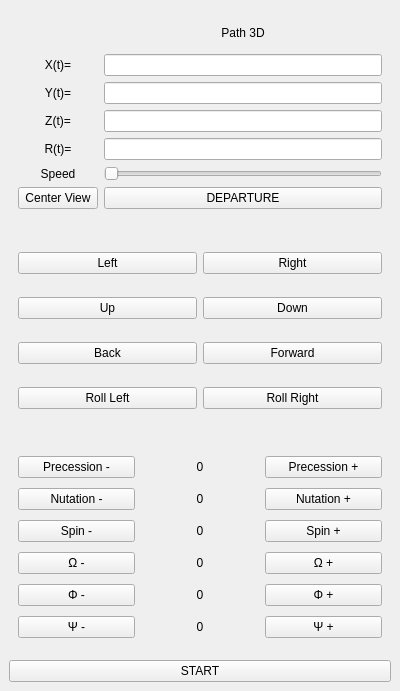
  <widget class="QDockWidget" name="dock3D">
   <property name="minimumSize">
    <size>
     <width>400</width>
     <height>691</height>
    </size>
   </property>
   <property name="maximumSize">
    <size>
     <width>400</width>
     <height>524287</height>
    </size>
   </property>
   <property name="windowTitle">
    <string>3D VIEW</string>
   </property>
   <attribute name="dockWidgetArea">
    <number>4</number>
   </attribute>
   <widget class="QWidget" name="dockWidgetContents">
    <layout class="QVBoxLayout" name="verticalLayout_17">
     <item>
      <widget class="QWidget" name="panelPath3D" native="true">
       <layout class="QGridLayout" name="gridLayout_5">
        <item row="1" column="0">
         <widget class="QLabel" name="lblX_P3D">
          <property name="text">
           <string>X(t)=</string>
          </property>
          <property name="alignment">
           <set>Qt::AlignmentFlag::AlignCenter</set>
          </property>
         </widget>
        </item>
        <item row="3" column="1">
         <widget class="QLineEdit" name="lineZ_P3D" />
        </item>
        <item row="2" column="0">
         <widget class="QLabel" name="lblY_P3D">
          <property name="text">
           <string>Y(t)=</string>
          </property>
          <property name="alignment">
           <set>Qt::AlignmentFlag::AlignCenter</set>
          </property>
         </widget>
        </item>
        <item row="1" column="1">
         <widget class="QLineEdit" name="lineX_P3D" />
        </item>
        <item row="0" column="1">
         <widget class="QLabel" name="label3D">
          <property name="maximumSize">
           <size>
            <width>16777215</width>
            <height>30</height>
           </size>
          </property>
          <property name="text">
           <string>Path 3D</string>
          </property>
          <property name="alignment">
           <set>Qt::AlignmentFlag::AlignCenter</set>
          </property>
         </widget>
        </item>
        <item row="7" column="1">
         <widget class="QPushButton" name="btnDeparture3D">
          <property name="text">
           <string>DEPARTURE</string>
          </property>
         </widget>
        </item>
        <item row="4" column="0">
         <widget class="QLabel" name="lblR_P3D">
          <property name="text">
           <string>R(t)=</string>
          </property>
          <property name="alignment">
           <set>Qt::AlignmentFlag::AlignCenter</set>
          </property>
         </widget>
        </item>
        <item row="3" column="0">
         <widget class="QLabel" name="lblZ_P3D">
          <property name="text">
           <string>Z(t)=</string>
          </property>
          <property name="alignment">
           <set>Qt::AlignmentFlag::AlignCenter</set>
          </property>
         </widget>
        </item>
        <item row="4" column="1">
         <widget class="QLineEdit" name="lineR_P3D" />
        </item>
        <item row="7" column="0">
         <widget class="QPushButton" name="pushView3D">
          <property name="text">
           <string>Center View</string>
          </property>
         </widget>
        </item>
        <item row="2" column="1">
         <widget class="QLineEdit" name="lineY_P3D" />
        </item>
        <item row="5" column="0">
         <widget class="QLabel" name="lblSpeed3D">
          <property name="text">
           <string>Speed</string>
          </property>
          <property name="alignment">
           <set>Qt::AlignmentFlag::AlignCenter</set>
          </property>
         </widget>
        </item>
        <item row="5" column="1">
         <widget class="QSlider" name="speed3DSlider">
          <property name="orientation">
           <enum>Qt::Orientation::Horizontal</enum>
          </property>
         </widget>
        </item>
       </layout>
      </widget>
     </item>
     <item>
      <widget class="QWidget" name="panelNav3D_3" native="true">
       <property name="sizePolicy">
        <sizepolicy hsizetype="Preferred" vsizetype="Preferred">
         <horstretch>0</horstretch>
         <verstretch>0</verstretch>
        </sizepolicy>
       </property>
       <property name="minimumSize">
        <size>
         <width>0</width>
         <height>0</height>
        </size>
       </property>
       <layout class="QGridLayout" name="gridLayout_6">
        <item row="7" column="0">
         <widget class="QPushButton" name="btnRollLeft">
          <property name="text">
           <string>Roll Left</string>
          </property>
         </widget>
        </item>
        <item row="3" column="0">
         <widget class="QPushButton" name="btnUp">
          <property name="text">
           <string>Up</string>
          </property>
         </widget>
        </item>
        <item row="1" column="0">
         <widget class="QPushButton" name="btnLeft">
          <property name="text">
           <string>Left</string>
          </property>
         </widget>
        </item>
        <item row="5" column="1">
         <widget class="QPushButton" name="btnForward">
          <property name="text">
           <string>Forward</string>
          </property>
         </widget>
        </item>
        <item row="1" column="1">
         <widget class="QPushButton" name="btnRight">
          <property name="text">
           <string>Right</string>
          </property>
         </widget>
        </item>
        <item row="7" column="1">
         <widget class="QPushButton" name="btnRollRight">
          <property name="text">
           <string>Roll Right</string>
          </property>
         </widget>
        </item>
        <item row="3" column="1">
         <widget class="QPushButton" name="btnDown">
          <property name="text">
           <string>Down</string>
          </property>
         </widget>
        </item>
        <item row="5" column="0">
         <widget class="QPushButton" name="btnBackward">
          <property name="text">
           <string>Back</string>
          </property>
         </widget>
        </item>
       </layout>
      </widget>
     </item>
     <item>
      <widget class="QWidget" name="widget" native="true">
       <property name="sizePolicy">
        <sizepolicy hsizetype="Preferred" vsizetype="Preferred">
         <horstretch>0</horstretch>
         <verstretch>0</verstretch>
        </sizepolicy>
       </property>
       <layout class="QGridLayout" name="gridLayout_2">
        <item row="4" column="0">
         <widget class="QPushButton" name="btnOmegaMinus">
          <property name="text">
           <string>Ω -</string>
          </property>
         </widget>
        </item>
        <item row="6" column="1">
         <widget class="QLabel" name="lblPsiVal">
          <property name="text">
           <string>0</string>
          </property>
          <property name="alignment">
           <set>Qt::AlignmentFlag::AlignCenter</set>
          </property>
         </widget>
        </item>
        <item row="3" column="2">
         <widget class="QPushButton" name="btnSpinPlus">
          <property name="text">
           <string>Spin +</string>
          </property>
         </widget>
        </item>
        <item row="6" column="2">
         <widget class="QPushButton" name="btnPsiPlus">
          <property name="text">
           <string>Ψ +</string>
          </property>
         </widget>
        </item>
        <item row="4" column="1">
         <widget class="QLabel" name="lblOmegaVal">
          <property name="text">
           <string>0</string>
          </property>
          <property name="alignment">
           <set>Qt::AlignmentFlag::AlignCenter</set>
          </property>
         </widget>
        </item>
        <item row="2" column="1">
         <widget class="QLabel" name="lblNutVal">
          <property name="text">
           <string>0</string>
          </property>
          <property name="alignment">
           <set>Qt::AlignmentFlag::AlignCenter</set>
          </property>
         </widget>
        </item>
        <item row="1" column="0">
         <widget class="QPushButton" name="btnPrecessionMinus">
          <property name="text">
           <string>Precession -</string>
          </property>
         </widget>
        </item>
        <item row="3" column="1">
         <widget class="QLabel" name="lblSpinVal">
          <property name="text">
           <string>0</string>
          </property>
          <property name="alignment">
           <set>Qt::AlignmentFlag::AlignCenter</set>
          </property>
         </widget>
        </item>
        <item row="5" column="1">
         <widget class="QLabel" name="lblPhiVal">
          <property name="text">
           <string>0</string>
          </property>
          <property name="alignment">
           <set>Qt::AlignmentFlag::AlignCenter</set>
          </property>
         </widget>
        </item>
        <item row="6" column="0">
         <widget class="QPushButton" name="btnPsiMinus">
          <property name="text">
           <string>Ψ -</string>
          </property>
         </widget>
        </item>
        <item row="1" column="1">
         <widget class="QLabel" name="lblPrecVal">
          <property name="minimumSize">
           <size>
            <width>20</width>
            <height>0</height>
           </size>
          </property>
          <property name="text">
           <string>0</string>
          </property>
          <property name="alignment">
           <set>Qt::AlignmentFlag::AlignCenter</set>
          </property>
         </widget>
        </item>
        <item row="5" column="2">
         <widget class="QPushButton" name="btnPhiPlus">
          <property name="text">
           <string>Φ +</string>
          </property>
         </widget>
        </item>
        <item row="2" column="2">
         <widget class="QPushButton" name="btnNutationPlus">
          <property name="text">
           <string>Nutation +</string>
          </property>
         </widget>
        </item>
        <item row="2" column="0">
         <widget class="QPushButton" name="btnNutationMinus">
          <property name="text">
           <string>Nutation -</string>
          </property>
         </widget>
        </item>
        <item row="5" column="0">
         <widget class="QPushButton" name="btnPhiMinus">
          <property name="text">
           <string>Φ -</string>
          </property>
         </widget>
        </item>
        <item row="3" column="0">
         <widget class="QPushButton" name="btnSpinMinus">
          <property name="text">
           <string>Spin -</string>
          </property>
         </widget>
        </item>
        <item row="1" column="2">
         <widget class="QPushButton" name="btnPrecessionPlus">
          <property name="text">
           <string>Precession +</string>
          </property>
         </widget>
        </item>
        <item row="4" column="2">
         <widget class="QPushButton" name="btnOmegaPlus">
          <property name="text">
           <string>Ω +</string>
          </property>
         </widget>
        </item>
       </layout>
      </widget>
     </item>
     <item>
      <widget class="QPushButton" name="btnStart_2">
       <property name="sizePolicy">
        <sizepolicy hsizetype="Minimum" vsizetype="Fixed">
         <horstretch>0</horstretch>
         <verstretch>0</verstretch>
        </sizepolicy>
       </property>
       <property name="text">
        <string>START</string>
       </property>
      </widget>
     </item>
    </layout>
   </widget>
  </widget>
